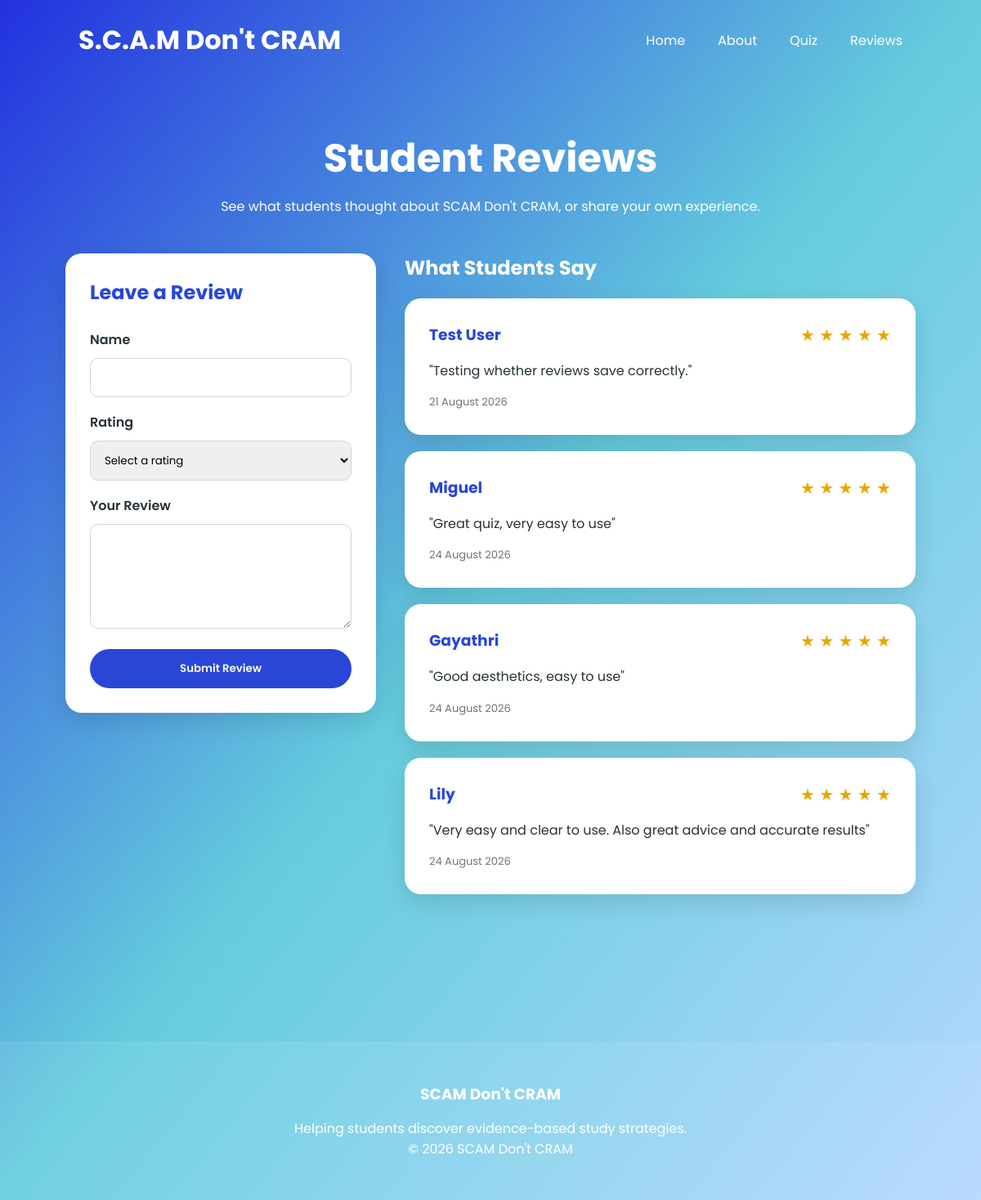
The app's page /reviews, older data.
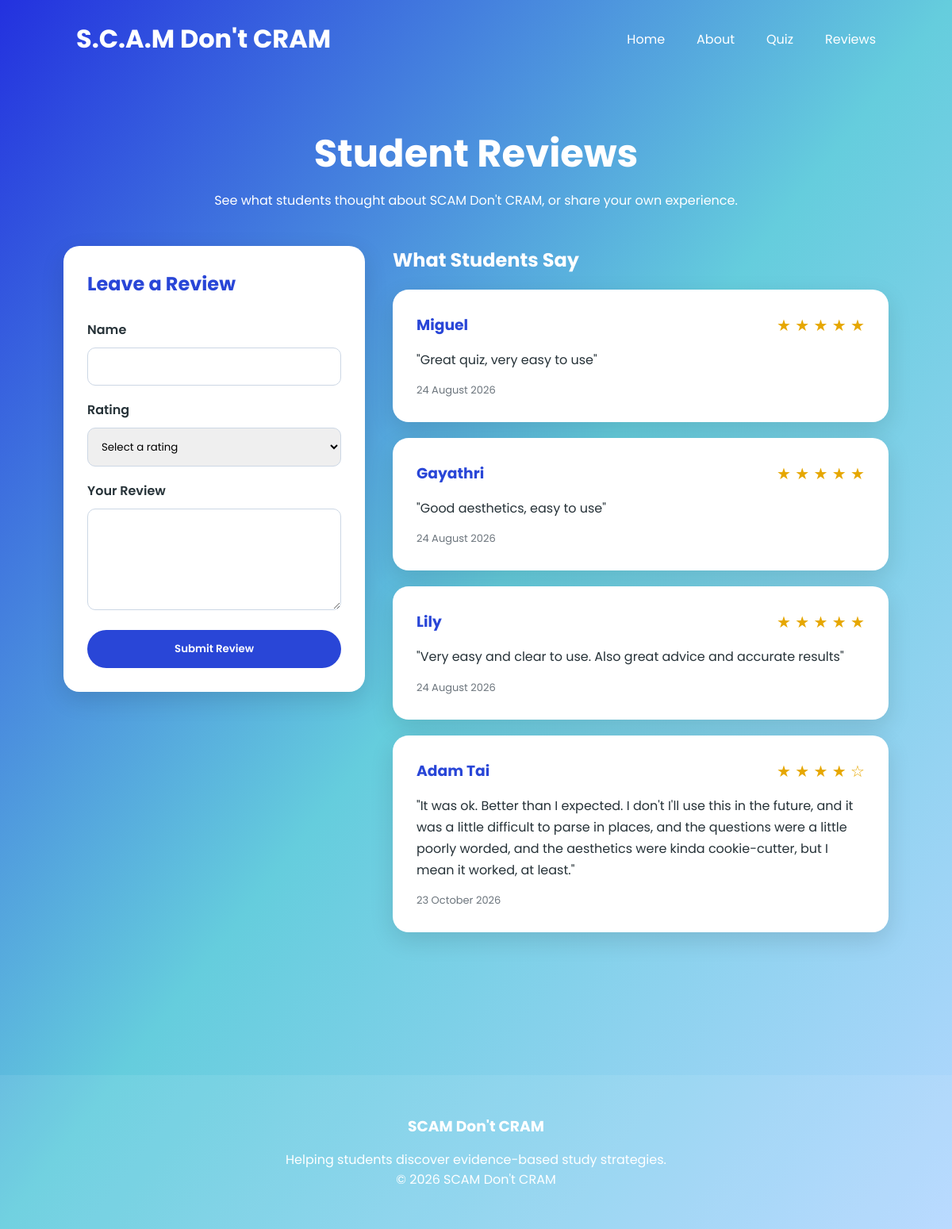
The same page, newer data.
### tables this page shows
CREATE TABLE reviews (
        id INTEGER PRIMARY KEY AUTOINCREMENT,
        name TEXT NOT NULL,
        rating INTEGER NOT NULL,
        comment TEXT NOT NULL,
        date_posted TEXT NOT NULL
    );

### app.py (the view, shortened to what this page needs)
@app.route("/reviews", methods=["GET", "POST"])
def reviews():
    form = ReviewForm()
    all_reviews = get_reviews()
    return render_template(
        "reviews.html",
        reviews=all_reviews,
        form=form,
    )

### forms.py
class ReviewForm(FlaskForm):
    name = StringField(
        "Name",
        validators=[
            DataRequired(),
            Length(min=1, max=50),
        ],
    )
    rating = SelectField(
        "Rating",
        choices=[
            ("5", "★★★★★ - 5"),
            ("4", "★★★★☆ - 4"),
            ("3", "★★★☆☆ - 3"),
            ("2", "★★☆☆☆ - 2"),
            ("1", "★☆☆☆☆ - 1"),
        ],
        validators=[DataRequired()],
    )
    comment = TextAreaField(
        "Your Review",
        validators=[
            DataRequired(),
            Length(min=5, max=500),
        ],
    )

### database.py (called while the page is built)
def get_connection():
    conn = sqlite3.connect(DATABASE)
    conn.row_factory = sqlite3.Row
    conn.execute("PRAGMA foreign_keys = ON")
    return conn

def get_reviews():
    conn = get_connection()
    reviews = conn.execute("""
        SELECT id, name, rating, comment, date_posted
        FROM reviews
        ORDER BY id ASC LIMIT 5;
    """).fetchall()
    conn.close()
    return reviews

### templates/reviews.html (shortened to what this page needs)
{% extends "base.html" %}
{% block content %}
<section class="reviews-page">
    <div class="reviews-heading">
        <h1>Student Reviews</h1>
        <p>
            See what students thought about SCAM Don't CRAM,
            or share your own experience.
        </p>
    </div>
    <div class="review-layout">
        <div class="review-form-card">
            <h2>Leave a Review</h2>
            <form method="POST">
                <label for="name">
                    Name
                </label>
                <input
                    type="text"
                    id="name"
                    name="name"
                    maxlength="50"
                    value="{{ form.name.data or '' }}"
                    required
                >
                <label for="rating">
                    Rating
                </label>
                <select
                    id="rating"
                    name="rating"
                    required
                >
                    <option value="">
                        Select a rating
                    </option>
                </select>
                <label for="comment">
                    Your Review
                </label>
                <textarea
                    id="comment"
                    name="comment"
                    rows="5"
                    maxlength="500"
                    minlength="5"
                    required
                >{{ form.comment.data or '' }}
                </textarea>
                <button
                    type="submit"
                    class="review-submit-button"
                >
                    Submit Review
                </button>
            </form>
        </div>
        <div class="reviews-list">
            <h2>What Students Say</h2>
            {% if reviews %}
                {% for review in reviews %}
                    <div class="review-card">
                        <div class="review-top">
                            <h3>
                                {{ review["name"] }}
                            </h3>
                            <span class="review-rating">
                                {% for star in range(review["rating"]) %}
                                    ★
                                {% endfor %}
                                {% for star in range(5 - review["rating"]) %}
                                    ☆
                                {% endfor %}
                            </span>
                        </div>
                        <p class="review-comment">
                            "{{ review["comment"] }}"
                        </p>
                        <p class="review-date">
                            {{ review["date_posted"] }}
                        </p>
                    </div>
                {% endfor %}
            {% endif %}
        </div>
    </div>
</section>
{% endblock %}

Row changes from the older to the newer data that the page shows:
removed reviews: name "Test User", rating 5 (drawn), comment "Testing whether reviews save correctly.", date_posted "21 August 2026"
added reviews: name "Adam Tai", rating 4 (drawn), comment "It was ok. Better than I expected. I don't I'll use this in the future, and it was a little difficult to parse in places, and the questions were a little poorly worded, and the aesthetics were kinda cookie-cutter, but I mean it worked, at least.", date_posted "23 October 2026"
